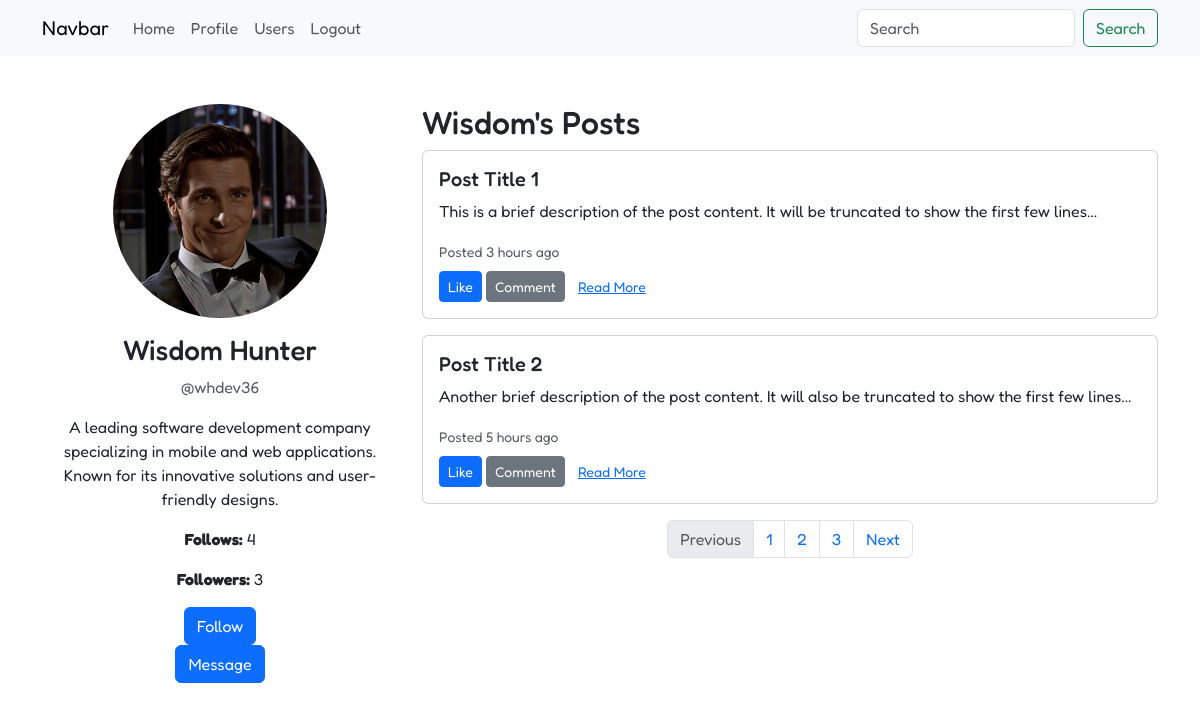
Screenshot of /read-user/whdev36/ (signed in) with the database file from the repository.
### social/models.py (models this page shows, shortened)
class Profile(AbstractUser):
    profile_picture = models.ImageField(upload_to='profiles/users/', blank=True, null=True)
    bio = models.TextField(max_length=300, blank=True, null=True)
    slug = models.SlugField(unique=True, blank=True, null=True)
    follows = models.ManyToManyField('self', blank=True, symmetrical=False, related_name='followers')
    profile_video = models.FileField(upload_to='profiles/videos/', blank=True, null=True)

### social/views.py (the view)
# urls.py: path('read-user/<slug:slug>/', views.read_user, name='read-user'),
def read_user(request, slug):
    user = get_object_or_404(Profile, slug=slug)
    followers_count = user.followers.count()
    following_count = user.follows.count()
    return render(request, 'read-user.html', {'p': user, 'followers_count': followers_count,
        'following_count': following_count,})

### templates/read-user.html (shortened to what this page needs)
{% extends 'base.html' %}
{% load static %}
{% block content %}
    <div class="row">
        <div class="col-md-4 text-center">
            {% if p.profile_video %}
                <video autoplay muted loop class="mb-3" style="width: 60%; border-radius: 50%;">
                    <source src="{{ p.profile_video.url }}">
                    Your browser does not support the video tag.
                </video>
            {% elif p.profile_picture %}
                <img src="{{ p.profile_picture.url }}" alt="Profile Picture" class="rounded-circle mb-3" style="width: 60%;">
            {% else %}
                <img src="{% static 'default-pic.png' %}" alt="Default Profile" class="rounded-circle mb-3" style="width: 60%;">
            {% endif %}
            <h3>{{ p.first_name }} {{ p.last_name }}</h3>
            <p class="text-muted">@{{ p.username }}</p>
            {% if p.bio %}
                <p>{{ p.bio }}</p>
                <p><strong>Follows:</strong> {{ following_count }}</p>
                <p><strong>Followers:</strong> {{ followers_count }}</p>
            {% endif %}
            {% if user in p.followers.all %}
                <form method="post" action="{% url 'unfollow' p.id %}">
                    {% csrf_token %}
                    <button type="submit" class="btn btn-danger">Unfollow</button>
                </form>
            {% else %}
                <form method="post" action="{% url 'follow' p.id %}">
                    <button type="submit" class="btn btn-primary">Follow</button>
                </form>
            {% endif %}
            <a href="{% url 'ch' p.id %}" class="btn btn-primary">Message</a>
        </div>
        <div class="col-md-8">
            <h2>{{ p.first_name }}'s Posts</h2>
            <div class="card mb-3">
                <div class="card-body">
                    <h5 class="card-title">Post Title 1</h5>
                    <p class="card-text">This is a brief description of the post content. It will be truncated to
                        show the first few lines...</p>
                    <small class="text-muted">Posted 3 hours ago</small>
                    <div class="mt-2">
                        <button class="btn btn-primary btn-sm">Like</button>
                        <button class="btn btn-secondary btn-sm">Comment</button>
                        <a href="#" class="btn btn-link btn-sm">Read More</a>
                    </div>
                </div>
            </div>
            <div class="card mb-3">
                <div class="card-body">
                    <h5 class="card-title">Post Title 2</h5>
                    <p class="card-text">Another brief description of the post content. It will also be truncated to
                        show the first few lines...</p>
                    <small class="text-muted">Posted 5 hours ago</small>
                    <div class="mt-2">
                        <button class="btn btn-primary btn-sm">Like</button>
                        <button class="btn btn-secondary btn-sm">Comment</button>
                        <a href="#" class="btn btn-link btn-sm">Read More</a>
                    </div>
                </div>
            </div>
            <nav aria-label="Page navigation">
                <ul class="pagination justify-content-center">
                    <li class="page-item disabled">
                        <span class="page-link">Previous</span>
                    </li>
                    <li class="page-item"><a class="page-link" href="#">1</a></li>
                    <li class="page-item"><a class="page-link" href="#">2</a></li>
                    <li class="page-item"><a class="page-link" href="#">3</a></li>
                    <li class="page-item">
                        <a class="page-link" href="#">Next</a>
                    </li>
                </ul>
            </nav>
        </div>
    </div>
{% endblock %}

### templates/base.html (style rules this page uses)
* { font-family: "Fredoka", sans-serif; }

### rows the page displays
Profile: profile_picture (picture), first_name "Wisdom", last_name "Hunter", username "whdev36", bio "A leading software development company specializing in mobile and web applications. Known for its innovative solutions and user-friendly designs."

### other values shown
{{ following_count }} "4"
{{ followers_count }} "3"
